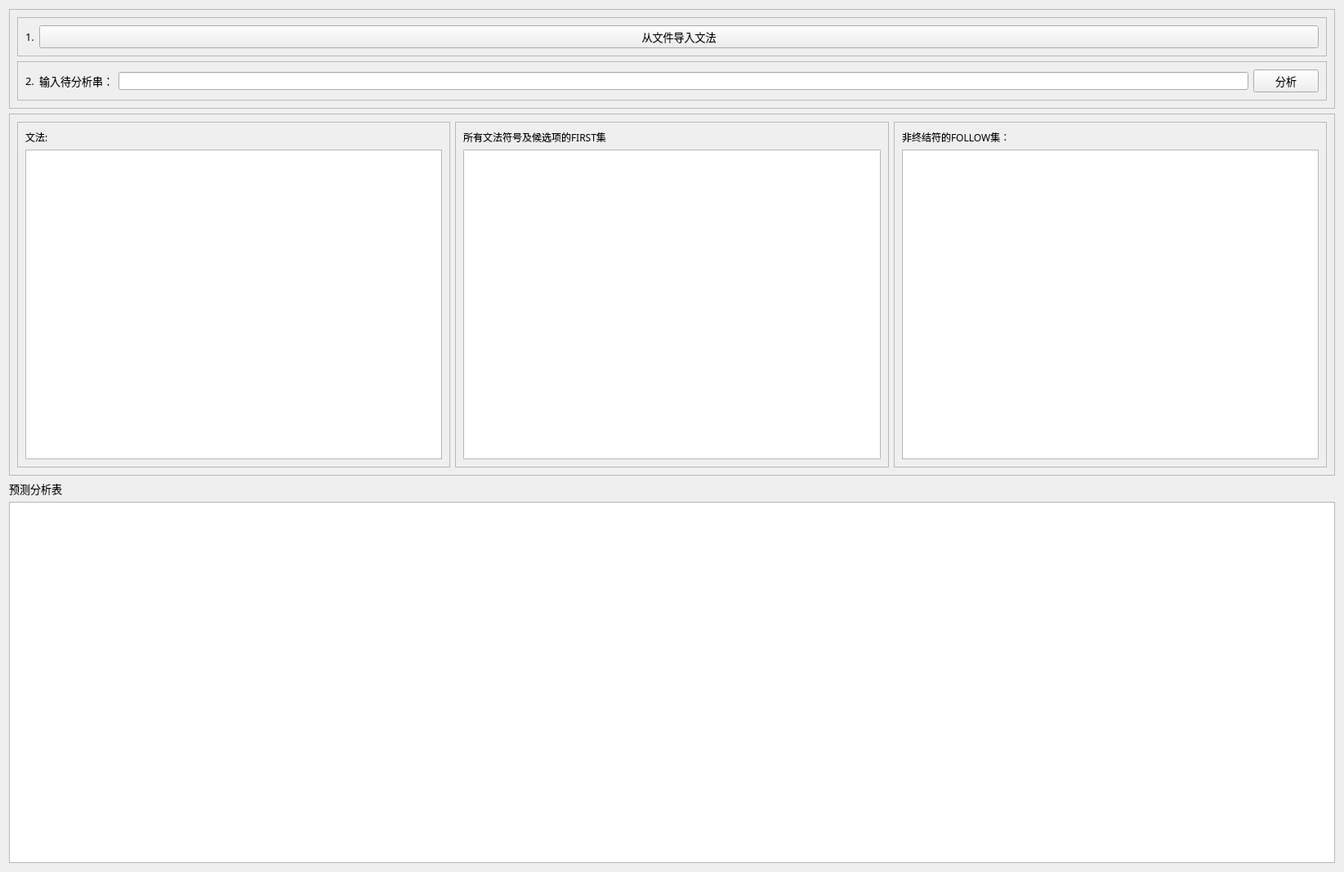
<?xml version="1.0" encoding="UTF-8"?>
<ui version="4.0">
 <class>LL1</class>
 <widget class="QWidget" name="LL1">
  <property name="geometry">
   <rect>
    <x>0</x>
    <y>0</y>
    <width>1645</width>
    <height>1067</height>
   </rect>
  </property>
  <property name="windowTitle">
   <string>Form</string>
  </property>
  <layout class="QVBoxLayout" name="verticalLayout_5">
   <item>
    <widget class="QFrame" name="input">
     <property name="frameShape">
      <enum>QFrame::StyledPanel</enum>
     </property>
     <property name="frameShadow">
      <enum>QFrame::Raised</enum>
     </property>
     <layout class="QVBoxLayout" name="verticalLayout_4">
      <item>
       <widget class="QFrame" name="openFileFrame">
        <property name="frameShape">
         <enum>QFrame::StyledPanel</enum>
        </property>
        <property name="frameShadow">
         <enum>QFrame::Raised</enum>
        </property>
        <layout class="QFormLayout" name="formLayout">
         <item row="0" column="0">
          <widget class="QLabel" name="numOne">
           <property name="font">
            <font>
             <family>等线</family>
             <pointsize>10</pointsize>
            </font>
           </property>
           <property name="text">
            <string>1.</string>
           </property>
          </widget>
         </item>
         <item row="0" column="1">
          <widget class="QPushButton" name="openFileButton">
           <property name="font">
            <font>
             <family>等线</family>
             <pointsize>10</pointsize>
            </font>
           </property>
           <property name="text">
            <string>从文件导入文法</string>
           </property>
          </widget>
         </item>
        </layout>
       </widget>
      </item>
      <item>
       <widget class="QFrame" name="inputStr">
        <property name="frameShape">
         <enum>QFrame::StyledPanel</enum>
        </property>
        <property name="frameShadow">
         <enum>QFrame::Raised</enum>
        </property>
        <layout class="QHBoxLayout" name="horizontalLayout_3">
         <item>
          <widget class="QLabel" name="numTwo">
           <property name="font">
            <font>
             <family>等线</family>
             <pointsize>10</pointsize>
            </font>
           </property>
           <property name="text">
            <string>2.</string>
           </property>
          </widget>
         </item>
         <item>
          <widget class="QLabel" name="label">
           <property name="font">
            <font>
             <family>等线</family>
             <pointsize>10</pointsize>
            </font>
           </property>
           <property name="text">
            <string>输入待分析串：</string>
           </property>
          </widget>
         </item>
         <item>
          <widget class="QLineEdit" name="lineEdit">
           <property name="text">
            <string/>
           </property>
          </widget>
         </item>
         <item>
          <widget class="QPushButton" name="analyzeButton">
           <property name="font">
            <font>
             <family>等线</family>
             <pointsize>10</pointsize>
            </font>
           </property>
           <property name="text">
            <string>分析</string>
           </property>
          </widget>
         </item>
        </layout>
       </widget>
      </item>
     </layout>
    </widget>
   </item>
   <item>
    <widget class="QFrame" name="outputf">
     <property name="frameShape">
      <enum>QFrame::StyledPanel</enum>
     </property>
     <property name="frameShadow">
      <enum>QFrame::Raised</enum>
     </property>
     <layout class="QHBoxLayout" name="horizontalLayout">
      <item>
       <widget class="QFrame" name="WENFA">
        <property name="frameShape">
         <enum>QFrame::StyledPanel</enum>
        </property>
        <property name="frameShadow">
         <enum>QFrame::Raised</enum>
        </property>
        <layout class="QVBoxLayout" name="verticalLayout">
         <item>
          <widget class="QLabel" name="label_4">
           <property name="font">
            <font>
             <family>等线</family>
             <pointsize>9</pointsize>
            </font>
           </property>
           <property name="text">
            <string>文法:</string>
           </property>
          </widget>
         </item>
         <item>
          <widget class="QListWidget" name="GramerList"/>
         </item>
        </layout>
       </widget>
      </item>
      <item>
       <widget class="QFrame" name="FIRST">
        <property name="frameShape">
         <enum>QFrame::StyledPanel</enum>
        </property>
        <property name="frameShadow">
         <enum>QFrame::Raised</enum>
        </property>
        <layout class="QVBoxLayout" name="verticalLayout_2">
         <item>
          <widget class="QLabel" name="label_5">
           <property name="font">
            <font>
             <family>等线</family>
             <pointsize>9</pointsize>
            </font>
           </property>
           <property name="text">
            <string>所有文法符号及候选项的FIRST集</string>
           </property>
          </widget>
         </item>
         <item>
          <widget class="QListWidget" name="FIRSTlist"/>
         </item>
        </layout>
       </widget>
      </item>
      <item>
       <widget class="QFrame" name="FOLLOW">
        <property name="frameShape">
         <enum>QFrame::StyledPanel</enum>
        </property>
        <property name="frameShadow">
         <enum>QFrame::Raised</enum>
        </property>
        <layout class="QVBoxLayout" name="verticalLayout_3">
         <item>
          <widget class="QLabel" name="label_6">
           <property name="font">
            <font>
             <family>等线</family>
             <pointsize>9</pointsize>
            </font>
           </property>
           <property name="text">
            <string>非终结符的FOLLOW集：</string>
           </property>
          </widget>
         </item>
         <item>
          <widget class="QListWidget" name="FOLLOWlist"/>
         </item>
        </layout>
       </widget>
      </item>
     </layout>
    </widget>
   </item>
   <item>
    <widget class="QLabel" name="label_2">
     <property name="font">
      <font>
       <family>等线</family>
       <pointsize>10</pointsize>
      </font>
     </property>
     <property name="text">
      <string>预测分析表</string>
     </property>
    </widget>
   </item>
   <item>
    <widget class="QTableWidget" name="tableWidget"/>
   </item>
  </layout>
 </widget>
 <resources/>
 <connections/>
</ui>
